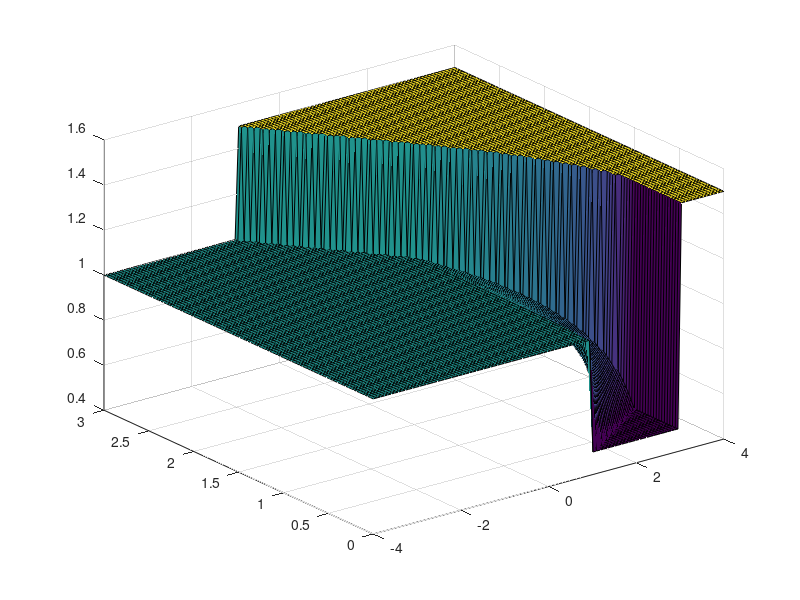

Here is the MATLAB script that generated this plot:
clear
clc

x = linspace(-4, 4, 100);    % 100 Steps
t = linspace(0, 3, 100);     % 100 Steps 
[X,T] = meshgrid(x,t); %creating the meshgrid for x,t. This will be used to find the value and also plot the graph. 
y= zeros(length(t), length(x)); %the value array

#All the cases are defined below. 
case1a = (X <= 1) & (T <= 0.5);
case1b = (X > 1) & (X <= (1 + 4*T)) & (T <= 0.5);
case1c = (X > (1 + 4*T)) & (X <= 3) & (T <= 0.5);
case1d =  (X > 3) & (T <= 0.5);
case2a = (X <= 1) & (T > 0.5) & (T <= 2);
case2b = (X > 1) & (X <= (1 + 4*sqrt(2*T) - 4*T)) & (T > 0.5) & (T <= 2);
case2c = (X > (1 + 4*sqrt(2*T) - 4*T)) & (T > 0.5) & (T <= 2);
case3a = (X <= (5 - 2*T)) & (T > 2);
case3b = (X > (5 - 2*T)) & (T > 2);

%using the cases to calculate the outputs
y(case1a) = 1;
y(case1b) = 1 - (1/8)*((X(case1b) ./ T(case1b)) - (1 ./ T(case1b)));
y(case1c) = 0.5;
y(case1d) = 1.5;
y(case2a) = 1
y(case2b) = 1 - (1/8)*((X(case2b) ./ T(case2b)) - (1 ./ T(case2b)));
y(case2c) = 1.5;
y(case3a) = 1;
y(case3b) = 1.5;

%plotting the graphs
figure(1)
surf(x, t, y)